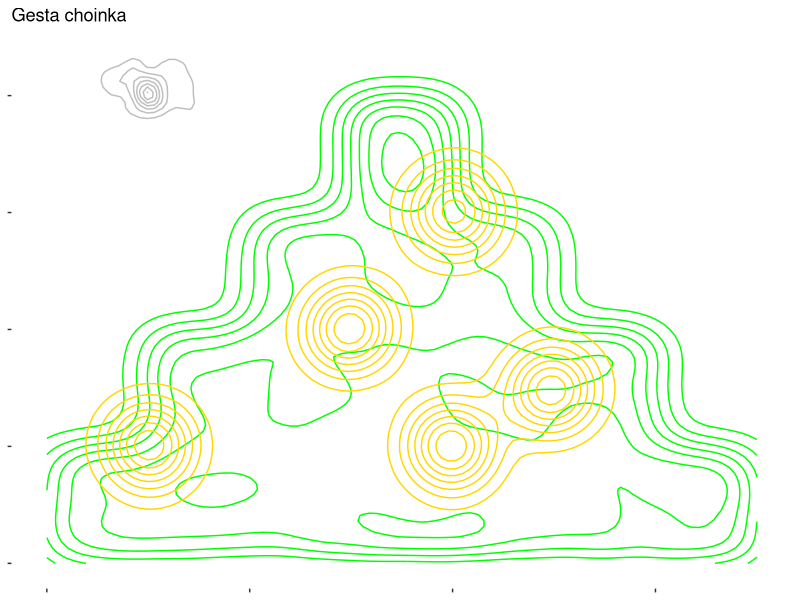

This figure's R source:
library(ggplot2)

generate_rectangle = function(x0, y0, x1, y1, n) {
  x <- runif(n, min=x0, max=x1)
  y <- runif(n, min=y0, max=y1)
  
  list(x = x,y = y)
}

generate_circle <- function(x,y,r,n) {
  R <- runif(n, min=0, max=r)
  theta <- runif(n, min=0, max=2*pi)
  list(x = R*cos(theta)+x, y = R*sin(theta)+y)
}

temp1 <- generate_rectangle(0,0,7,1,6000)
temp2 <- generate_rectangle(1,1,6,2,4000)
temp3 <- generate_rectangle(2,2,5,3,2000)
temp4 <- generate_rectangle(3,3,4,4,1000)

x <- c(temp1$x,temp2$x,temp3$x,temp4$x)
y <- c(temp1$y,temp2$y,temp3$y,temp4$y)

df <- data.frame(
  x = x,
  y = y
)

temp1 <- generate_circle(1,1,0.3,100)
temp2 <- generate_circle(3,2,0.3,100)
temp3 <- generate_circle(4,3,0.3,100)
temp4 <- generate_circle(5,1.5,0.3,100)
temp5 <- generate_circle(4,1,0.3,100)

x <- c(temp1$x,temp2$x,temp3$x,temp4$x,temp5$x)
y <- c(temp1$y,temp2$y,temp3$y,temp4$y,temp5$y)

df2 <- data.frame(
  x = x,
  y = y
)

temp <- generate_circle(1,4,0.5,100)

df3 <- data.frame(
  x = temp$x,
  y = temp$y
)

ggplot(data = df, aes(x=x,y=y)) + geom_density_2d(color='green') + 
  geom_density_2d(data = df2, aes(x=x,y=y), color='gold') +
  geom_density_2d(data = df3, aes(x=x,y=y), color='grey') +
  theme(panel.background = element_blank(),
        axis.text = element_blank(),
        axis.title = element_blank()) + ggtitle('Gesta choinka')
